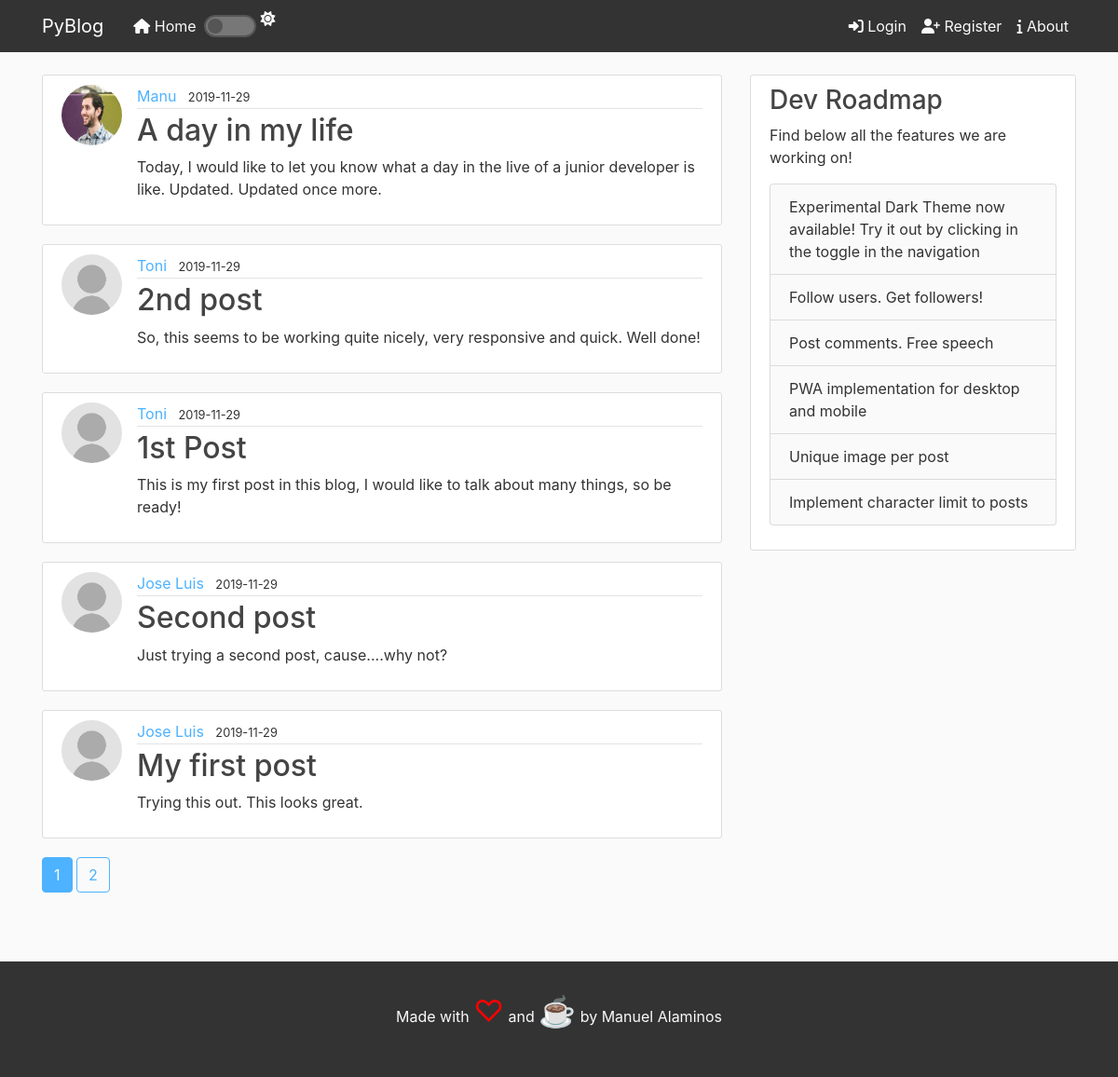
Page /home on the earlier database version.
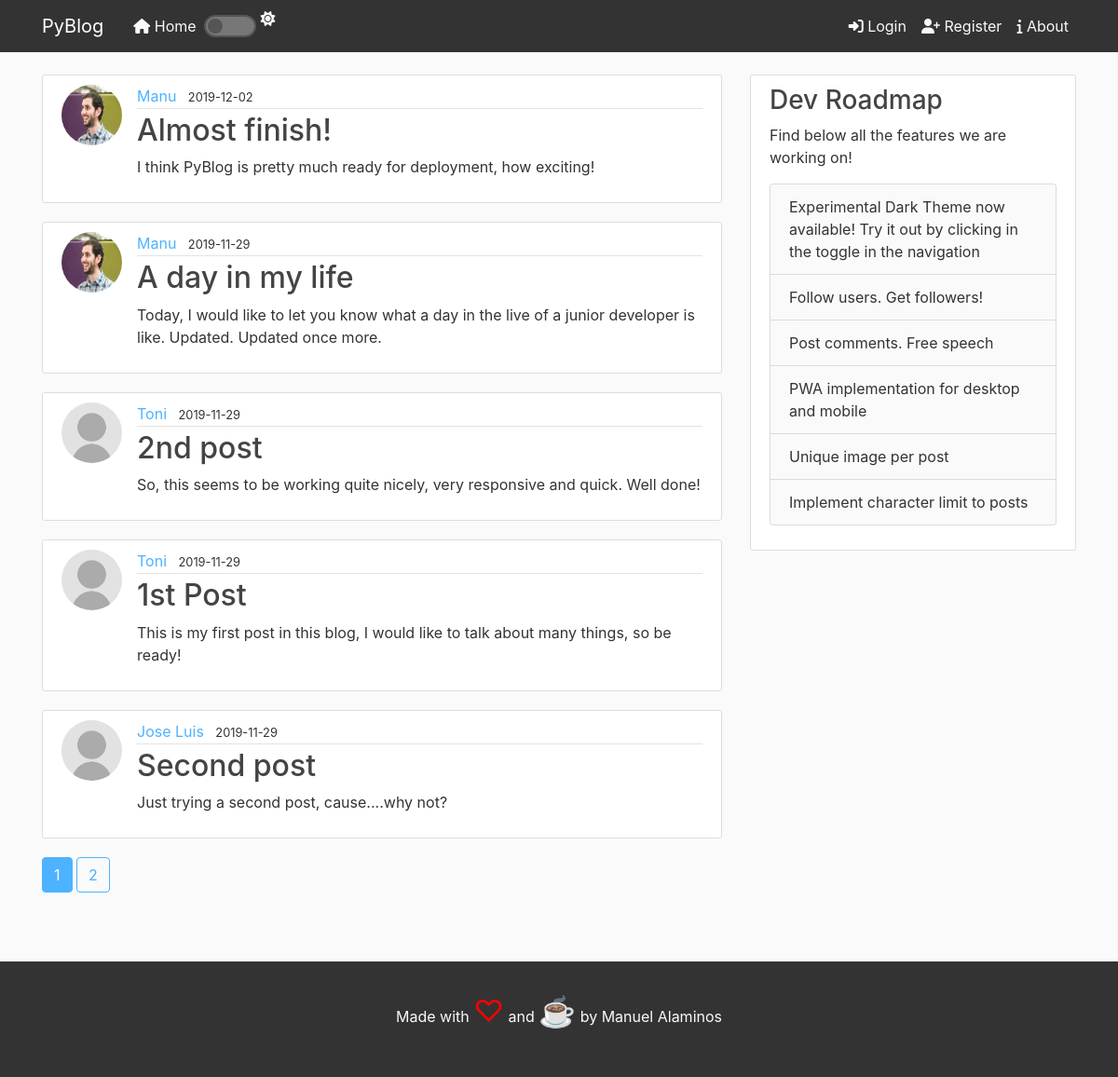
Same page on the later database version.
### flaskblog/models.py (models this page shows, shortened)
class Post(db.Model):
    id = db.Column(db.Integer, primary_key=True)
    title = db.Column(db.String(100), nullable=False)
    date_posted = db.Column(db.DateTime, nullable=False, default=datetime.utcnow)
    content = db.Column(db.Text, nullable=False)
    user_id = db.Column(db.Integer, db.ForeignKey('user.id'), nullable=False)

class User(db.Model, UserMixin):
    id = db.Column(db.Integer, primary_key=True)
    username = db.Column(db.String(20), unique=True, nullable=False) # unique userName and it's mandatory
    email = db.Column(db.String(120), unique=True, nullable=False)
    photo_profile = db.Column(db.String(20), nullable=False, default='default_photo.jpg')
    password = db.Column(db.String(60), nullable=False)
    posts = db.relationship('Post', backref='author', lazy=True) # lazy argument means it will load the data in one go

### flaskblog/main/routes.py (the view)
@main.route("/")
@main.route("/home")
def home():
    page = request.args.get('page', 1, type=int)
    posts = Post.query.order_by(Post.date_posted.desc()).paginate(page=page, per_page=5)
    return render_template('main/home.html', posts=posts)

### flaskblog/templates/main/home.html
{% extends "layout.html" %}
{% block content %}
    {% for post in posts.items %}
    <article class="media content-section article article-light">
        <img src="{{ url_for('static', filename='profile_photos/' + post.author.photo_profile) }}" alt="" class="rounded-circle article-img">
        <div class="media-body">
            <div class="article-metadata">
                <a class="mr-2" href="{{ url_for('users.user_posts', username=post.author.username) }}">{{ post.author.username }}</a>
                <small>{{ post.date_posted.strftime('%Y-%m-%d') }}</small>
            </div>
            <h2><a class="article-title article-title-light" href="{{ url_for('posts.post', post_id=post.id) }}">{{ post.title }}</a></h2>
            <p class="article-content">{{ post.content }}</p>
        </div>
    </article>
    {% endfor %}
    {% for page_num in posts.iter_pages(left_edge=1, right_edge=1, left_current=1, right_current=2) %}
        {% if page_num %}
            {% if posts.page == page_num %}
            <a class="btn paging-btn mb-4" href="{{ url_for('main.home', page=page_num) }}">{{ page_num }}</a>
            {% else %}
            <a class="btn paging-btn-outline mb-4" href="{{ url_for('main.home', page=page_num) }}">{{ page_num }}</a>
            {% endif %}
        {% else %}
            ...
        {% endif %}
    {% endfor %}
{% endblock content %}

### flaskblog/templates/layout.html (shortened to what this page needs)
<!DOCTYPE html>
<html lang="en">
<head>
    <link rel="stylesheet" href="https://stackpath.bootstrapcdn.com/bootstrap/4.3.1/css/bootstrap.min.css"
>
    <link rel="stylesheet" href="{{ url_for('static', filename='main.css') }}">
</head>
<body class="body-light">
    <header class="site-header">
        <nav class="navbar navbar-expand-md navbar-dark fixed-top">
            <div class="container">
                <a class="navbar-brand mr-4" href="/">PyBlog</a>
                <div class="collapse navbar-collapse" id="navbarToggle">
                    <div class="navbar-nav mr-auto">
                        <a class="nav-item nav-link" href="{{ url_for('main.home') }}"><i class="fas fa-home"></i> Home</a>
                        <div class="theme-toggle">
                            <label for="theme-toggle"></label>
                        </div>
                        <span class="theme-icon-span"><i class="fas fa-sun" id="theme-icon"></i></span>
                    </div>
                    <div class="navbar-nav">
                        {% if current_user.is_authenticated %}
                        <a class="nav-item nav-link" href="{{ url_for('posts.new_post') }}"><i class="fas fa-pen"></i> New Post</a>
                        <a class="nav-item nav-link" href="{{ url_for('users.account') }}"><i class="fas fa-user"></i> Account</a>
                        <a class="nav-item nav-link" href="{{ url_for('users.logout') }}"><i class="fas fa-sign-out-alt"></i> Logout</a>
                        <a class="nav-item nav-link" href="{{ url_for('main.about') }}"><i class="fas fa-info"></i> About</a>
                        {% else %}
                        <a class="nav-item nav-link" href="{{ url_for('users.login') }}"><i class="fas fa-sign-in-alt"></i> Login</a>
                        <a class="nav-item nav-link" href="{{ url_for('users.register') }}"><i class="fas fa-user-plus"></i> Register</a>
                        <a class="nav-item nav-link" href="{{ url_for('main.about') }}"><i class="fas fa-info"></i> About</a>
                        {% endif %}
                    </div>
                </div>
            </div>
        </nav>
    </header>
    <main role="main" class="container">
        <div class="row">
            <div class="col-md-8">
                {% block content %}{% endblock %}
            </div>
            <div class="col-md-4">
                <div class="content-section article-light">
                    <h3 class="article-title article-title-light">Dev Roadmap</h3>
                    <p>Find below all the features we are working on!</p>
                    <ul class="list-group">
                        <li class="list-group-item sidebar-items sidebar-items-light">Experimental Dark Theme now available! Try it out by clicking in the toggle in the navigation</li>
                        <li class="list-group-item sidebar-items sidebar-items-light">Follow users. Get followers!</li>
                        <li class="list-group-item sidebar-items sidebar-items-light">Post comments. Free speech</li>
                        <li class="list-group-item sidebar-items sidebar-items-light">PWA implementation for desktop and mobile</li>
                        <li class="list-group-item sidebar-items sidebar-items-light">Unique image per post</li>
                        <li class="list-group-item sidebar-items sidebar-items-light">Implement character limit to posts</li>
                    </ul>
                    <div style="padding-bottom: 1rem;"></div>
                </div>
            </div>
        </div>
    </main>
    <footer class="footer">
        <p class="paragraph">Made with <span class="symbol">&#9825;</span> and <span class="symbol">&#9749;</span> by Manuel Alaminos</p>
    </footer>
</body>
</html>

### flaskblog/static/main.css (style rules this page uses)
body { margin-top: 5rem; }
.body-light { background: #fafafa; color: #333333; }
h1, h2, h3, h4, h5, h6 { color: #444444; }
.navbar { background-color: #333; color: #fafafa; }
.site-header .navbar-nav .nav-link { color: #fafafa; transition: all .3s; }
.theme-icon-span { padding-left: 0.3rem; }
.content-section { padding: 10px 20px; border-radius: 3px; margin-bottom: 20px; }
.article-light { background: #fff; border: 1px solid #ddd; }
.article-title { transition: all .3s; }
.article-title-light { color: #444444; }
.article-content { white-space: pre-line; }
.article-img { height: 65px; width: 65px; margin-right: 16px; }
.article-metadata { padding-bottom: 1px; margin-bottom: 4px; border-bottom: 1px solid #e3e3e3; }
.article-metadata a { color: #4db2ff; }
.sidebar-items-light { background-color: #fafafa; }
.paging-btn, .paging-btn:hover, .paging-btn-outline:hover { color: #fafafa; background-color: #4db2ff; border-color: #4db2ff; transition: all .3s; }
.paging-btn-outline { color: #4db2ff; border-color: #4db2ff; }
.footer { background-color: #333; color: #fafafa; padding: 30px; text-align: center; margin-top: 50px; }
.symbol { font-size: 2rem; color: red; }
.theme-toggle { margin-top: 0.5rem; }
.theme-toggle label { background-color: #777; border: 2px solid #555; border-radius: 50px; cursor: pointer; display: inline-block; position: relative; transition: all ease-in-out 0.3s; width: 3.5rem; height: 1.5rem; margin-bottom: 0; }
.theme-toggle label::after { background-color: #555; border-radius: 50%; content: ' '; cursor: pointer; display: inline-block; position: absolute; left: 2px; top: 2px; transition: all ease-in-out 0.3s; width: 1rem; height: 1rem; }

Differences in the rows shown:
no longer on this page (row unchanged): Post: photo_profile (placeholder picture), author.username "Jose Luis", date_posted "2019-11-29", title "My first post", content "Trying this out. This looks great."
added Post: photo_profile (picture), author.username "Manu", date_posted "2019-12-02", title "Almost finish!", content "I think PyBlog is pretty much ready for deployment, how exciting!"
